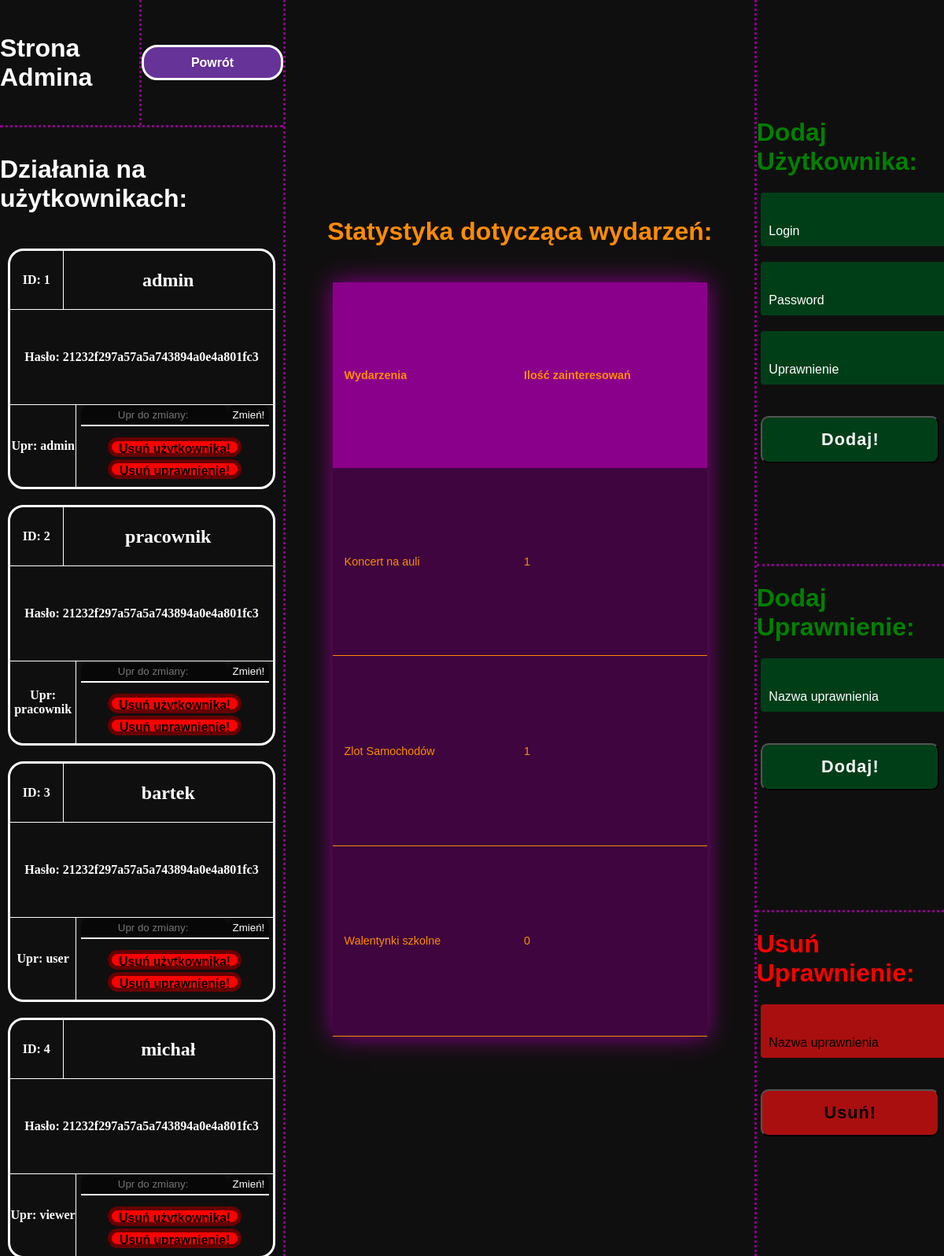
The app's page /admin.php with its own data.
### tables this page shows
CREATE TABLE `uzytkownicy` (
  `ID` int(11) NOT NULL,
  `login` text NOT NULL,
  `pass` text NOT NULL,
  `upr` text NOT NULL
);

### admin.php (the view, shortened to what this page needs)
<?php
$host = "localhost";
$dbuser = "root";
$dbpassword = "";
$dbname = "Aaawlasny_projekt_BS";
$conn = mysqli_connect($host, $dbuser, $dbpassword, $dbname);
?>
<!DOCTYPE html>
<html lang="en">
<head>
    <link rel="stylesheet" href="style.css">
</head>
<body>
    <div id="ogoladm">
        <div id="lewoadm">
            <div id="lewoadmgora">
                <div id="lewoadmgoralewo">
                    <h1>Strona Admina</h1>
                </div>
                <div id="lewoadmgoraprawo">
                </div>
            </div>
            <div id="lewoadmdol">
                <div id="lewoadmdolgora">
                    <h1>Działania na użytkownikach:</h1>
                </div>
                <div id="lewoadmdoldol">
                    <?php
                    $sql = "SELECT `ID`, `login`, `pass`, `upr` FROM `uzytkownicy` WHERE 1";
                    $result = $conn->query($sql);
                    if ($result->num_rows > 0) {
                        while ($row = $result->fetch_assoc()) {
                            echo "<div id='uzytadm'>";
                            echo "<div id='divgoraadm'>";
                            echo "<div id='divgoralewoadm'>";
                            echo "<h4>" . "ID: " .  $row['ID'] . "</h4>";
                            echo "</div>";
                            echo "<div id='divgoraprawoadm'>";
                            echo "<h2>" .   $row['login'] . "</h2>";
                            echo "</div>";
                            echo "</div>";
                            echo "<div id='divsrodekadm'>";
                            echo "<h4>" . "Hasło: " . $row['pass'] . "</h4>";
                            echo "</div>";
                            echo "<div id='divdoladm'>";
                            echo "<div id='divdollewoadm'>";
                            echo "<h4>" . "Upr: " . $row['upr'] . "</h4>";
                            echo "</div>";
                            echo "<div id='divdolprawoadm'>";
                            echo "<div id='divdolprawogoraadm'>";
                            echo "<form method='POST' action=''>";
                            echo "<input type='text' class='input' name='uprdozmiany' placeholder='Upr do zmiany: ' required>";
                            echo "<input type='submit' class='input' name='zmienupr' value='Zmień!'>";
                            echo "</form>";
                            echo "</div>";
                            echo "<div id='divdolprawodoladm'>";
                            echo "<form method='POST' action=''>";
                            echo "<input type='submit' class='input1' name='usunuzytadm' value='Usuń użytkownika!'>";
                            echo "</form>";
                            echo "<form method='POST' action=''>";
                            echo "<input type='submit' class='input1' name='usunupradm' value='Usuń uprawnienie!'>";
                            echo "</form>";
                            echo "</div>";
                            echo "</div>";
                            echo "</div>";
                            echo "</div>";
                        }
                    } else {
                        echo "";
                    }
                    ?>
                </div>
            </div>
        </div>
        <div id="srodekadm">
            <h1 id="napisadmin">Statystyka dotycząca wydarzeń:</h1>
            <?php
            $host = "localhost";
            $dbuser = "root";
            $dbpassword = "";
            $dbname = "Aaawlasny_projekt_BS";
            $conn = mysqli_connect($host, $dbuser, $dbpassword, $dbname);
            $sql = "SELECT DISTINCT nazwa_wyd FROM `wydarzenia`";
            $result = $conn->query($sql);
            if ($result->num_rows > 0) {
                echo "<table>";
                echo "<tr id='tr1'>";
                echo "<th>Wydarzenia</th>";
                echo "<th>Ilość zainteresowań</th>";
                echo "</tr>";
                while ($row = $result->fetch_assoc()) {
                    echo "<tr id ='tr2'>";
                    echo "<td>" . $row['nazwa_wyd'] . "</td>";
                    $nazwa_wydarzenia = $row['nazwa_wyd'];
                    $sql1 = "SELECT COUNT(nazwa_wydarzenia) AS liczba_zainteresowan FROM `zainteresowania` WHERE nazwa_wydarzenia='$nazwa_wydarzenia'";
                    $result1 = $conn->query($sql1);
                    if ($result1->num_rows > 0) {
                        while ($row = $result1->fetch_assoc()) {
                            echo "<td>" . $row['liczba_zainteresowan'] . "</td>";
                        }
                    } else {
                        echo "";
                    }
                    echo "</tr>";
                }
                echo "</table>";
            } else {
                echo "";
            }
            ?>
        </div>
        <div id="prawoadm">
            <div id="prawoadmgora">
                <h1 style="color: green;">Dodaj Użytkownika:</h1>
                <form method="POST" action="" id="formik">
                    <input type="text" class="inputBox" name="login" placeholder="Login" required>
                    <input type="text" class="inputBox" name="pass" placeholder="Password" required>
                    <input type="text" class="inputBox" name="uprWYS" placeholder="Uprawnienie" required>
                    <input type="submit" class="inputBoxSub" name="wyss1" value="Dodaj!" required>
                </form>
            </div>
            <div id="prawoadmdol">
                <div id="prawoadmdolgora">
                    <h1 style="color: green;">Dodaj Uprawnienie:</h1>
                    <form method="POST" action="" id="formik">
                        <input type="text" class="inputBox1" name="nowe_upr" placeholder="Nazwa uprawnienia" required>
                        <input type="submit" class="inputBoxSub1" name="wyss2" value="Dodaj!" required>
                    </form>
                </div>
                <div id="prawoadmdoldol">
                    <h1 style="color: red;">Usuń Uprawnienie:</h1>
                    <form method="POST" action="" id="formik">
                        <input type="text" class="inputBox2" name="upr_cancel" placeholder="Nazwa uprawnienia" required>
                        <input type="submit" class="inputBoxSub2" name="wyss3" value="Usuń!" required>
                    </form>
                </div>
            </div>
        </div>
    </div>
</body>
</html>

### records on screen
uzytkownicy: ID "1", login "admin", pass "21232f297a57a5a743894a0e4a801fc3", upr "admin"
uzytkownicy: ID "2", login "pracownik", pass "21232f297a57a5a743894a0e4a801fc3", upr "pracownik"
uzytkownicy: ID "3", login "bartek", pass "21232f297a57a5a743894a0e4a801fc3", upr "user"
uzytkownicy: ID "4", login "michał", pass "21232f297a57a5a743894a0e4a801fc3", upr "viewer"

### other values on screen
$row['nazwa_wyd'] "Koncert na auli"
$row['liczba_zainteresowan'] "1"
$row['nazwa_wyd'] "Zlot Samochodów"
$row['nazwa_wyd'] "Walentynki szkolne"
$row['liczba_zainteresowan'] "0"
